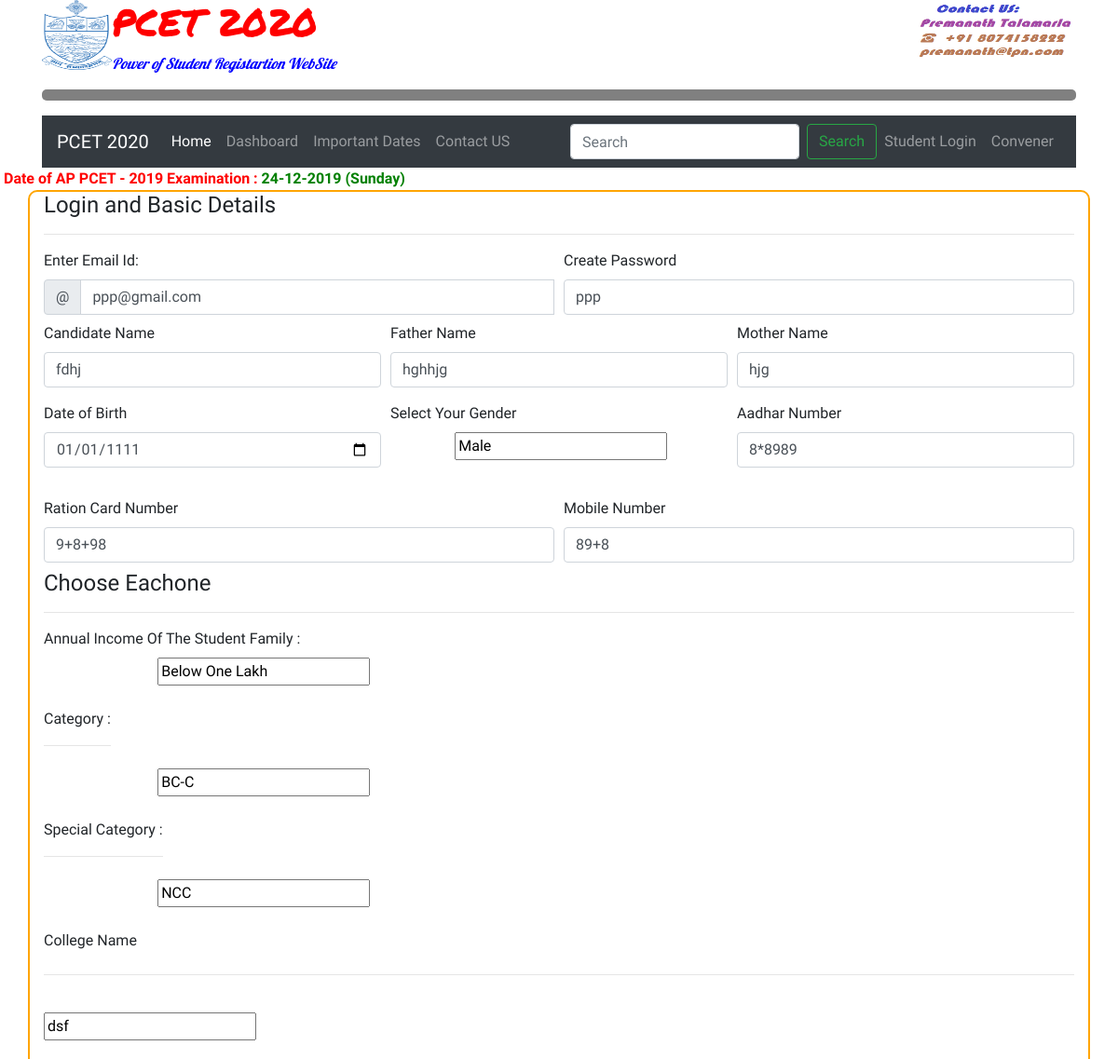
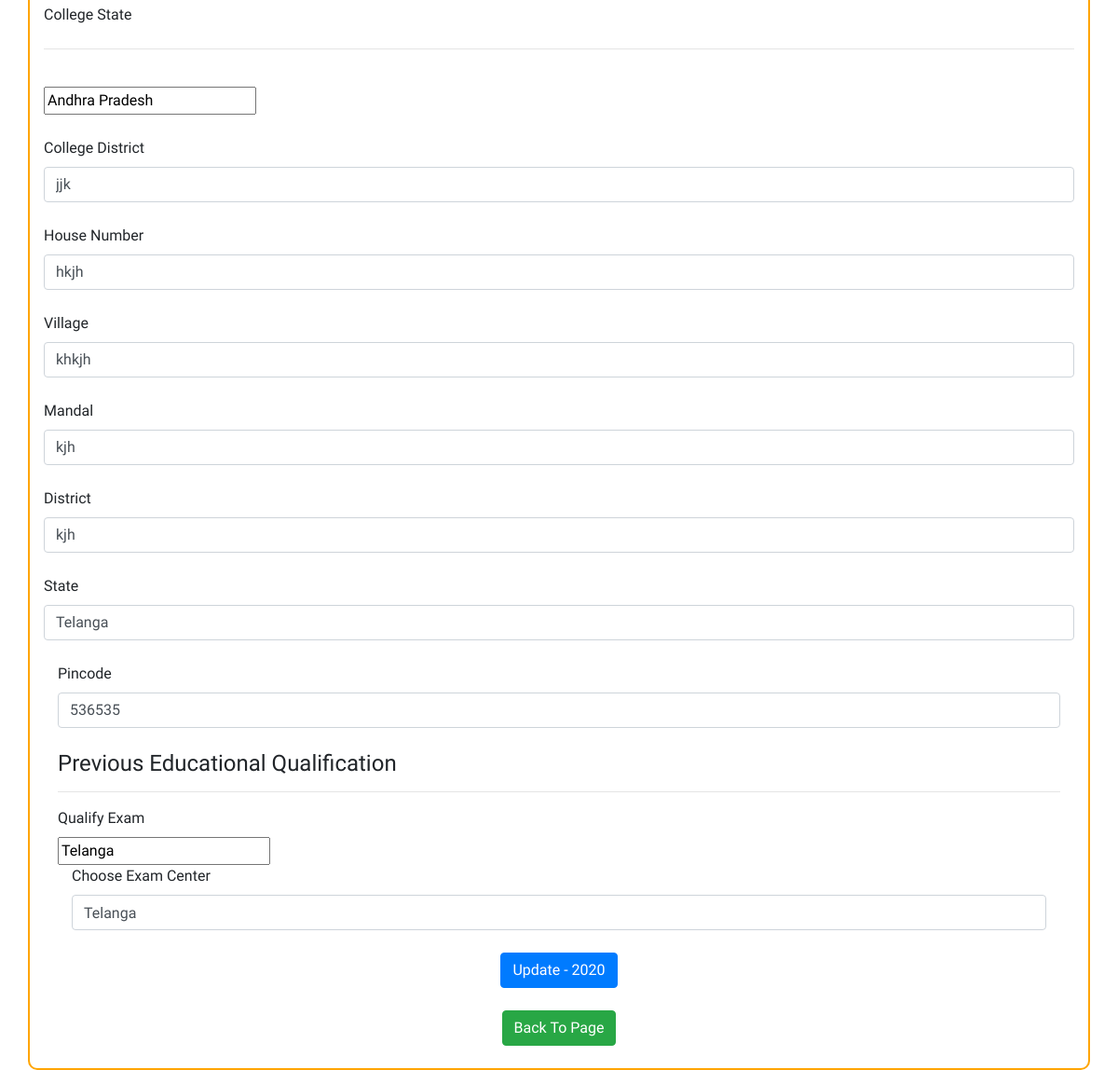
Screenshot of /editapplication.php?uid=14 (signed in) with the database file from the repository (2 pictures, top to bottom).
### tables this page shows
CREATE TABLE `users` (
  `id` int(11) NOT NULL,
  `email` varchar(255) NOT NULL,
  `password` varchar(300) NOT NULL,
  `cname` varchar(255) NOT NULL,
  `fname` varchar(255) NOT NULL,
  `mname` varchar(255) NOT NULL,
  `dob` varchar(255) NOT NULL,
  `gender` varchar(255) NOT NULL,
  `aadhar` varchar(100) NOT NULL,
  `bdist` varchar(255) NOT NULL,
  `bstate` varchar(255) NOT NULL,
  `rcard` varchar(255) NOT NULL,
  `mobile` varchar(100) NOT NULL,
  `income` varchar(255) NOT NULL,
  `cast` varchar(255) NOT NULL,
  `scat` varchar(255) NOT NULL,
  `coname` varchar(255) NOT NULL,
  `codist` varchar(255) NOT NULL,
  `costate` varchar(255) NOT NULL,
  `hno` varchar(255) NOT NULL,
  `village` varchar(255) NOT NULL,
  `mandal` varchar(255) NOT NULL,
  `dist` varchar(255) NOT NULL,
  `state` varchar(255) NOT NULL,
  `pincode` varchar(255) NOT NULL,
  `qexam` varchar(255) NOT NULL,
  `tecenter` varchar(255) NOT NULL,
  `image` varchar(255) NOT NULL,
  `signature` varchar(255) NOT NULL,
  `agree` varchar(255) NOT NULL,
  `posting_date` date NOT NULL
);

### editapplication.php (the view, shortened to what this page needs)
<?php
include'dbconnection.php';
?>
<?php include 'base1.php';?>
<?php $ret=mysqli_query($con, "select * from users where id='".$_GET['uid']."'");
 while($row=mysqli_fetch_array($ret))
 { ?>
    <form name="update" method="post" action="" enctype="multipart/form-data" onSubmit="return valid();">
      <h4>Login and Basic Details <hr> </h4>
                   <div class="form-row">
          <div class="col-md-6 mb-2">
           <label for="validationCustomUsername">Enter Email Id: </label>
           <div class="input-group">
             <div class="input-group-prepend">
               <span class="input-group-text" id="inputGroupPrepend">@</span>
             </div>
             <input type="text" class="form-control" id="validationCustomUsername" name="email" placeholder="Email Id"
             value="<?php echo $row['email'];?>"
              aria-describedby="inputGroupPrepend" required>
           </div>
         </div>
           <div class="col-md-6 mb-2">
           <label for="validationCustom01">Create Password</label>
           <input type="text" class="form-control" id="validationCustom01" name="password"
           value="<?php echo $row['password'];?>"
             placeholder="Password " value="" required>
         </div>
         <div class="col-md-4 mb-3">
           <label for="validationCustom01">Candidate Name</label>
           <input type="text" class="form-control" id="validationCustom01" placeholder="First name" name="cname"
           value="<?php echo $row['cname'];?>"
            required>
         </div>
         <div class="col-md-4 mb-3">
           <label for="validationCustom02">Father Name</label>
           <input type="text" class="form-control" id="validationCustom02" placeholder="Last name" name="fname"
           value="<?php echo $row['fname'];?>"
            required>
         </div>
          <div class="col-md-4 mb-3">
           <label for="validationCustom02">Mother Name</label>
           <input type="text" class="form-control" id="validationCustom02" placeholder="Last name" name="mname"
           value="<?php echo $row['mname'];?>"
            required>
         </div>
          <div class="col-md-4 mb-3">
           <label for="validationCustom02">Date of Birth</label>
           <input type="date" class="form-control" id="validationCustom02"  placeholder="Last name" name="dob"
           value="<?php echo $row['dob'];?>"
            required>
         </div>
            <div class="col-md-4 mb-3">
                   <label for="validationCustom02">Select Your Gender</label><br>&emsp;&emsp;&emsp;&emsp;
           <div class="form-check form-check-inline">
       <input class="form-check-input" type="text" name="gender" id="inlineRadio1" value="<?php echo $row['gender'];?>">
     </div>&emsp;&emsp;&emsp;&emsp;
         </div>
         <div class="col-md-4 mb-3">
           <label for="validationCustom04">Aadhar Number</label>
           <input type="text" class="form-control" id="validationCustom04" placeholder="Aadhar Number" value="<?php echo $row['aadhar'];?>"  name="aadhar"required>
         </div>
         <div class="col-md-6 mb-2">
           <label for="validationCustom03">Ration Card Number</label>
           <input type="text" class="form-control" id="validationCustom03" placeholder="Ration Card Number" value="<?php echo $row['rcard'];?>"  name="rcard"required>
         </div>
         <div class="col-md-6 mb-2">
           <label for="validationCustom03">Mobile Number</label>
           <input type="text" class="form-control" id="validationCustom03" placeholder="Mobile Number" value="<?php echo $row['mobile'];?>"  name="mobile" required>
         </div>
          <div class="col-md-12 mb-4">
                    <h4>Choose Eachone  <hr> </h4>
                   <label for="validationCustom02">Annual Income Of The Student Family :</label><br>
         &emsp;&emsp;&emsp;&emsp; &emsp;&emsp;&emsp; <div class="form-check form-check-inline">
       <input class="form-check-input" type="text" name="income" id="inlineRadio1" value="<?php echo $row['income'];?>" >
     </div>
         </div>
         <div class="col-md-12 mb-4">
                   <label for="validationCustom02">Category : <hr> </label><br>
         &emsp;&emsp;&emsp;&emsp; &emsp;&emsp;&emsp; <div class="form-check form-check-inline">
       <input class="form-check-input" type="text" name="cast" id="inlineRadio1" value="<?php echo $row['cast'];?>" >
     </div>
         </div>
         <div class="col-md-12 mb-4">
                   <label for="validationCustom02">Special Category :  <hr></label><br>
 <div class="form-check form-check-inline">
       <input class="form-check-input" type="text" id="inlineCheckbox1" value="<?php echo $row['scat'];?>"  name="scat">
     </div></div>
     <div class="col-md-12 mb-4">
     <label for="validationCustom02">College Name</label> <hr></label><br>
     <div class="form-check form-check-inline">
     <input class="form-check-input" type="text" id="inlineCheckbox1" value="<?php echo $row['coname'];?>"  name="coname">
   </div> </div>
           <div class="col-md-12 mb-4">
           <label for="validationCustom02">College State</label> <hr></label><br>
           <div class="form-check form-check-inline">
           <input class="form-check-input" type="text" id="inlineCheckbox1" value="<?php echo $row['costate'];?>"  name="costate">
         </div> </div>
            <div class="col-md-12 mb-4">
           <label for="validationCustom02">College District</label>
           <input type="text" class="form-control" id="validationCustom02" placeholder="College District" value="<?php echo $row['codist'];?>" name="codist" required>
         </div>
            <div class="col-md-12 mb-4">
           <label for="validationCustom01">House Number</label>
           <input type="text" class="form-control" id="validationCustom01" placeholder="House No" name="hno" value="<?php echo $row['hno'];?>" required>
         </div>
        <div class="col-md-12 mb-4">
           <label for="validationCustom01">Village</label>
           <input type="text" class="form-control" id="validationCustom01" placeholder="Village" name="village"  value="<?php echo $row['village'];?>" required>
         </div>
          <div class="col-md-12 mb-4">
           <label for="validationCustom02">Mandal</label>
           <input type="text" class="form-control" id="validationCustom02" placeholder="Mandal" name="mandal" value="<?php echo $row['mandal'];?>" required>
         </div>
          <div class="col-md-12 mb-4">
           <label for="validationCustom01">District</label>
           <input type="text" class="form-control" id="validationCustom01" placeholder="District" name="dist" value="<?php echo $row['dist'];?>" required>
         </div>
          <div class="col-md-12 mb-4">
           <label for="validationCustom02">State</label>
           <input class="form-control" type="text" id="inlineCheckbox1" value="<?php echo $row['state'];?>"  name="state">
           </div>
         </div>
            <div class="col-md-12 mb-4">
           <label for="validationCustom02">Pincode</label>
           <input type="text" class="form-control" id="validationCustom02" placeholder="Pincode" name="pincode" value="<?php echo $row['pincode'];?>" required>
         </div>
           <div class="col-md-12">
          <h4>Previous Educational Qualification <hr> </h4>
            <label for="">Qualify Exam  </label><br>
            <div class="form-check form-check-inline">
            <input class="form-check-input" type="text" id="inlineCheckbox1" value="<?php echo $row['qexam'];?>"  name="qexam">
         </div>
          <div class="col-md-12">
            <label for="">Choose Exam Center</label><br>
            <input class="form-control" type="text" id="inlineCheckbox1" value="<?php echo $row['tecenter'];?>"  name="tecenter">
                       </div></div><br>
       <div class="cen">
       <button class="btn btn-primary" type="submit" name="update" value="Sign Up">Update - 2020</button>
       </div><br>
       <div class="cen">
        <a class="btn btn-success" href="manage-users.php"> Back To Page </a>
       </div>
       <br>
     </form>
    <?php } ?>

### css/12.css (style rules this page uses)
body { font-family: 'Fondamento', cursive; }
.cen { text-align: center; }

### rows the page displays
users: email "ppp@gmail.com", password "ppp", cname "fdhj", fname "hghhjg", mname "hjg", dob "01/01/1111", gender "Male", aadhar "8*8989", rcard "9+8+98", mobile "89+8", income "Below One Lakh", cast "BC-C", scat "NCC", coname "dsf", costate "Andhra Pradesh", codist "jjk", hno "hkjh", village "khkjh", mandal "kjh", dist "kjh", state "Telanga", pincode "536535", qexam "Telanga", tecenter "Telanga"
